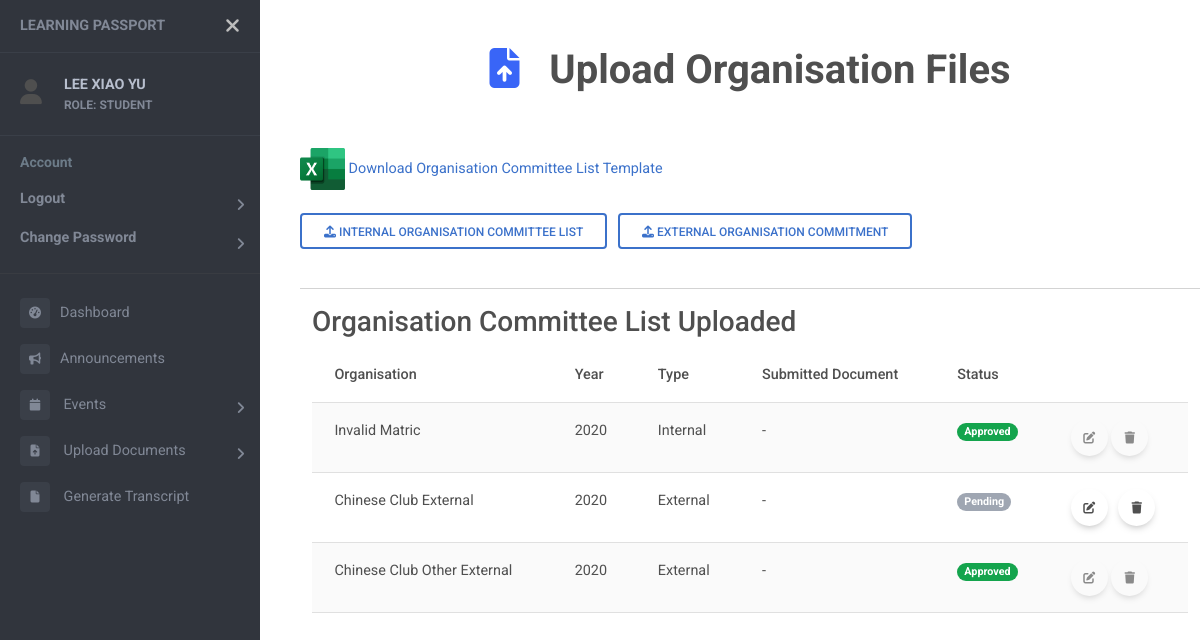
Page /upload/org (signed in) on the earlier database version.
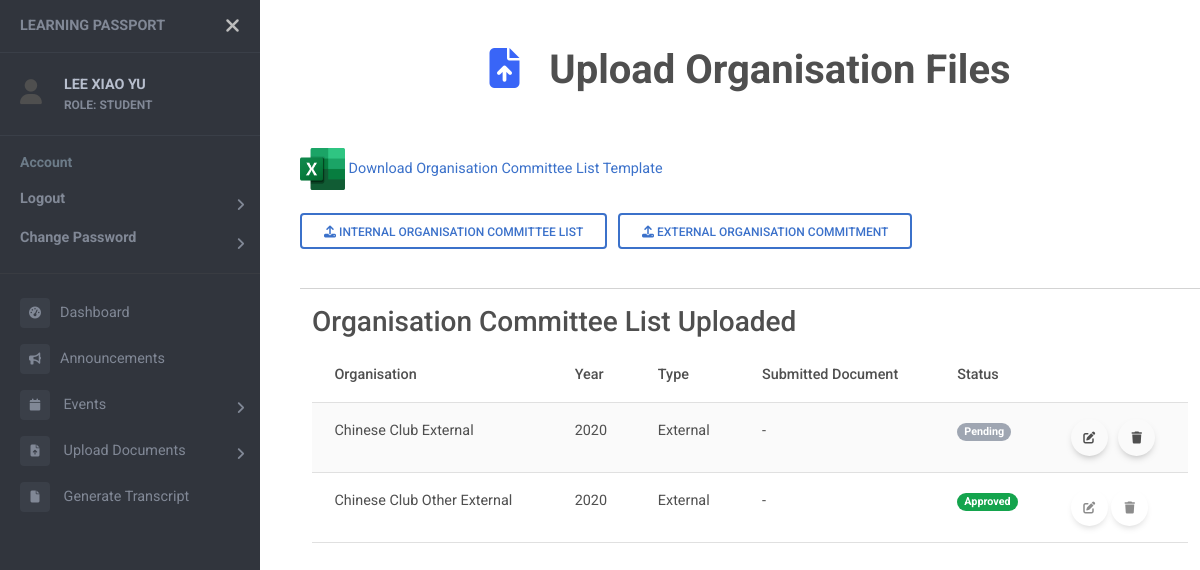
Same page on the later database version.
### users/models.py (models this page shows)
class Organisation(models.Model):
    name = models.CharField(max_length=100)
    year = models.IntegerField()
    internal = models.BooleanField()
    file = models.FileField(upload_to='org_com/')
    filename = models.CharField(max_length=100, null = True)
    file_by = models.ForeignKey(Student, on_delete=models.SET_NULL, null=True)
    status = models.BooleanField(null=True)

class OrgComittee(models.Model):
    student = models.ForeignKey(Student,on_delete=models.CASCADE)
    org = models.ForeignKey(Organisation,on_delete=models.CASCADE)
    position = models.CharField(max_length=100)
    file = models.FileField(upload_to='org_external/', null=True)
    filename = models.CharField(max_length=100, null=True)
    status = models.BooleanField(null=True)

### articles/views.py (the view, shortened to what this page needs)
# urls.py: path('upload/org', views.submitOrgView, name="upload-org"),
def submitOrgView(request):
    student = Student.objects.get(user=request.user.id)
    orgs_in = Organisation.objects.filter(file_by=student).exclude(internal=0)
    orgs_ex = OrgComittee.objects.filter(student=student).exclude(org__internal=1)
    org_list_ex = Organisation.objects.filter(internal=0)
    context = {
        "page_name": "Upload Organisation Files",
        "orgs_ex": orgs_ex,
        "orgs_in": orgs_in,
        "org_list_ex":org_list_ex,
        "icon": "fa-solid fa-file-arrow-up",
    }
    return render(request, "upload_org.html", context)

### templates/upload_org.html (shortened to what the changed rows need)
{% extends "sidebar.html" %} {% block content %} {% load static %}
<head>
<link rel="stylesheet" type="text/css" href="{% static 'css/uploads.css' %}">
</head>
<br>
<br>
<br><br>
<div class="container-fluid table-responsive">
  {% if orgs_in or orgs_ex %}
  <table class="table table-striped">
    <thead>
      <tr>
        <th>Organisation</th>
        <th>Year</th>
        <th>Type</th>
        <th>Submitted Document</th>
        <th>Status</th>
        <th></th>
      </tr>
    </thead>
    <tbody>
      {% for org in orgs_in %}
      <tr>
        <td>{{org.name}}</td>
        <td>{{org.year}}</td>
        {% if org.internal == 1 %}
        <td>Internal</td>
        {% else %}
        <td>External</td>
        {% endif %}
        {% if org.status != 1 %}
        <td><a href="{{ org.file.url }}">Download File</a></td>
        {% else %}
        <td>-</td>
        {% endif %}
        <td>
          {% if org.status == 1 %}
          <span class="badge rounded-pill bg-success">Approved</span>
          {% elif org.status == 0 %}
          <span class="badge rounded-pill bg-danger">Rejected</span>
          {% else %}
          <span class="badge rounded-pill bg-secondary">Pending</span>
          {% endif %}
        </td>
        {% if not org.status == 1 %}
        <td>
        <div class="button-container">
          <button
            id="edit-internal"
            type="button"
            class="edit-internal btn btn-floating"
            data-mdb-toggle="modal"
            data-mdb-target="#edit_internal"
            data-int-id="{{ org.id }}"
            >
            <i class="fas fa-edit"></i>
          </button>
          &nbsp;&nbsp;&nbsp;
          <form method="POST">
            {% csrf_token %}
          <button
            id="delete-internal"
            type="submit"
            class="btn btn-floating"
            value="{{org.id}}"
            name="internal_delete"
            onclick="return confirm('Confirm to delete committee list for {{org.name}} {{org.year}}?')"
            >
            <i class="fas fa-trash"></i>
          </button>
        </form>
      </div>
      </td>
      {% else %}
      <td>
        <div class="button-container">
        <button
        class="btn btn-floating"
        disabled>
        <i class="fas fa-edit"></i>
        </button>
        <button
        class="btn btn-floating"
        disabled
        >
        <i class="fas fa-trash"></i></button>
        </div>
      </td>
        {% endif %}
      </tr>
      {% endfor %}
      {% for org in orgs_ex %}
      <tr>
        <td>{{org.org.name}}</td>
        <td>{{org.org.year}}</td>
        {% if org.org.internal == 1 %}
        <td>Internal</td>
        {% else %}
        <td>External</td>
        {% endif %}
        {% if org.status != 1 and org.file %}
        <td><a href="{{ org.file.url }}">Download File</a></td>
        {% else %}
        <td>-</td>
        {% endif %}
        <td>
          {% if org.status == 1 %}
          <span class="badge rounded-pill bg-success">Approved</span>
          {% elif org.status == 0 %}
          <span class="badge rounded-pill bg-danger">Rejected</span>
          {% else %}
          <span class="badge rounded-pill bg-secondary">Pending</span>
          {% endif %}
        </td>
        {% if not org.status == 1 %}
        <td>
        <div class="button-container">
          <button
            id="edit-external"
            type="button"
            class="edit-external btn btn-floating"
            data-mdb-toggle="modal"
            data-mdb-target="#edit_external"
            data-ex-id="{{ org.id }}"
            >
            <i class="fas fa-edit"></i>
          </button>
          <form method="POST">
          <button
            id="delete-external"
            type="submit"
            class="btn btn-floating"
            value="{{org.id}}"
            name="external_delete"
            onclick="return confirm('Confirm to delete committee list for {{org.org.name}} {{org.org.year}}?')"
            >
            <i class="fas fa-trash"></i>
          </button>
        </form>
      </div>
    </td>
    {% else %}
    <td>
      <div class="button-container">
      <button
      class="btn btn-floating"
      disabled>
      <i class="fas fa-edit"></i>
      </button>
      <button
      class="btn btn-floating"
      disabled
      >
      <i class="fas fa-trash"></i></button>
      </div>
    </td>
        {% endif %}
      </tr>
      {% endfor %}
    </tbody>
  </table>
  {% else %}
  <sub>No uploaded organisation committee file.</sub>
  {% endif %}
</div>
{% endblock %}

Differences in the rows shown:
no longer on this page (row edited): Organisation: name "Invalid Matric", year "2020", internal "Internal", status "Approved"
